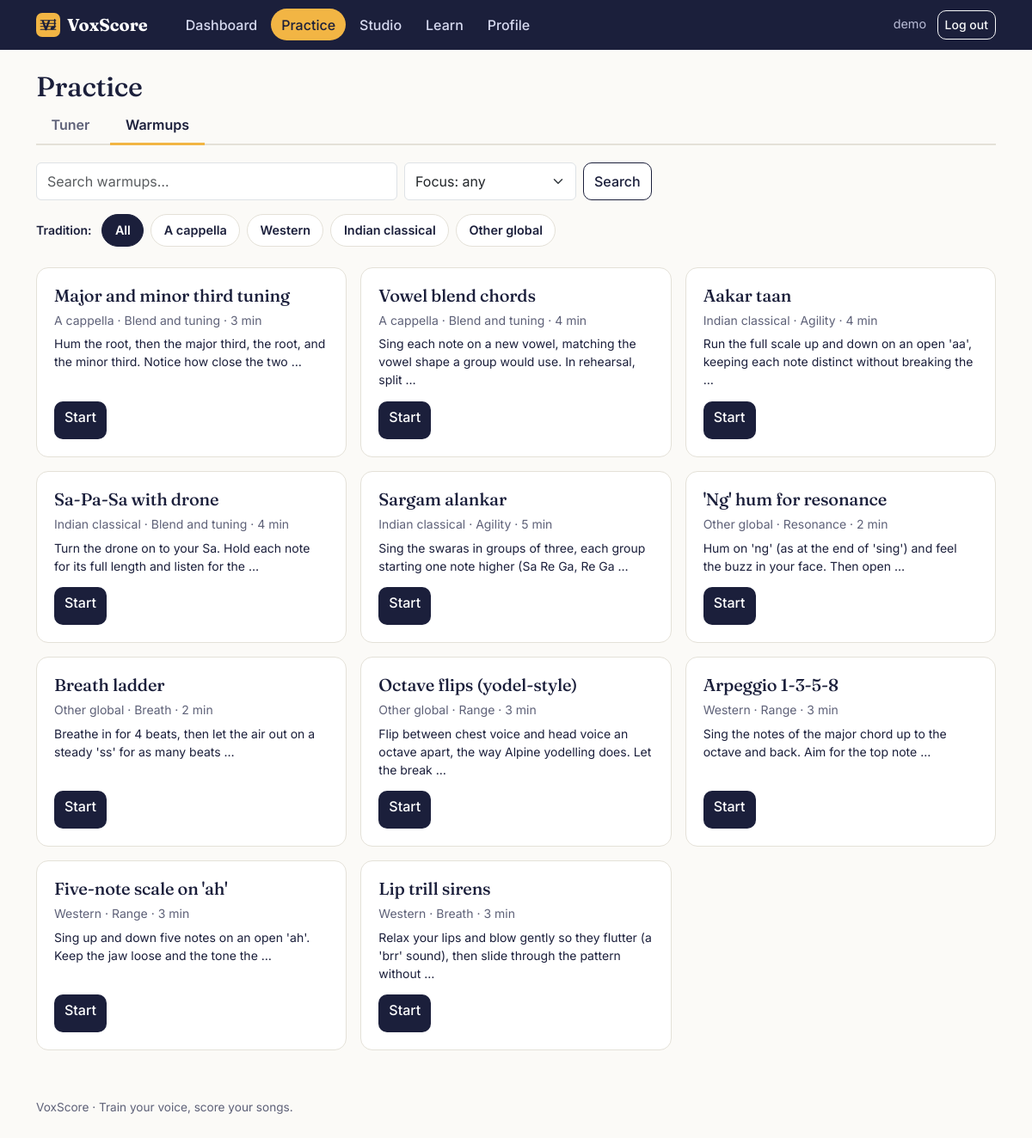
Screenshot of /practice/warmups/ (signed in) with the database file from the repository.
### voxscore/models.py (models this page shows, shortened)
class WarmupExercise(models.Model):
    class Tradition(models.TextChoices):
        ACAPPELLA = "acappella", "A cappella"
        WESTERN = "western", "Western"
        INDIAN = "indian", "Indian classical"
        OTHER = "other", "Other global"
    class Focus(models.TextChoices):
        RANGE = "range", "Range"
        BREATH = "breath", "Breath"
        AGILITY = "agility", "Agility"
        BLEND = "blend", "Blend and tuning"
        RESONANCE = "resonance", "Resonance"
    name = models.CharField(max_length=80)
    slug = models.SlugField(unique=True)
    tradition = models.CharField(max_length=12, choices=Tradition.choices)
    focus = models.CharField(max_length=12, choices=Focus.choices)
    minutes = models.PositiveSmallIntegerField(default=3)
    instructions = models.TextField()
    pattern = models.JSONField(default=list)
    syllables = models.CharField(max_length=200, blank=True)
    default_start = models.PositiveSmallIntegerField(default=60)
    steps = models.PositiveSmallIntegerField(default=5)
    tempo_bpm = models.PositiveSmallIntegerField(default=80)
    class Meta:
        ordering = ["tradition", "name"]
    def get_absolute_url(self):
        return reverse("warmup-session", args=[self.slug])

### voxscore/views.py (the view)
# urls.py: path("practice/warmups/", views.warmup_list, name="warmup-list"),
@login_required
def warmup_list(request):
    exercises = WarmupExercise.objects.all()
    tradition = request.GET.get("tradition", "")
    focus = request.GET.get("focus", "")
    q = request.GET.get("q", "").strip()[:60]
    if tradition in WarmupExercise.Tradition.values:
        exercises = exercises.filter(tradition=tradition)
    if focus in WarmupExercise.Focus.values:
        exercises = exercises.filter(focus=focus)
    if q:
        exercises = exercises.filter(name__icontains=q) | exercises.filter(instructions__icontains=q)
    return render(request, "voxscore/warmup_list.html", {
        "active": "practice", "tab": "warmups",
        "exercises": exercises.distinct(),
        "traditions": WarmupExercise.Tradition.choices,
        "focuses": WarmupExercise.Focus.choices,
        "tradition": tradition, "focus": focus, "q": q,
    })

### templates/voxscore/warmup_list.html (shortened to what this page needs)
{% extends "base.html" %}
{% block content %}
<h1 class="vx-page-title">Practice</h1>
{% include "voxscore/_practice_tabs.html" %}
<form class="d-flex flex-wrap gap-2 mb-3" method="get" role="search">
  <input class="form-control flex-grow-1" style="max-width:420px" id="q" name="q" type="search" value="{{ q }}" placeholder="Search warmups…">
  <select class="form-select" style="max-width:200px" id="focus" name="focus">
    <option value="">Focus: any</option>
  </select>
  <button class="btn btn-outline-vx" type="submit">Search</button>
</form>
<div class="d-flex flex-wrap gap-2 align-items-center mb-4" aria-label="Filter by tradition">
  <span class="small fw-semibold me-1">Tradition:</span>
  <a class="vx-chip" href="?q={{ q|urlencode }}&focus={{ focus }}" {% if not tradition %}aria-current="true"{% endif %}>All</a>
  {% for value, label in traditions %}
    <a class="vx-chip" href="?tradition={{ value }}&q={{ q|urlencode }}&focus={{ focus }}" {% if value == tradition %}aria-current="true"{% endif %}>{{ label }}</a>
  {% endfor %}
</div>
<div class="row g-3">
  {% for ex in exercises %}
    <div class="col-md-6 col-lg-4">
      <div class="vx-card vx-ex-card">
        <h2 class="h5 mb-0">{{ ex.name }}</h2>
        <div class="small vx-sub">{{ ex.get_tradition_display }} · {{ ex.get_focus_display }} · {{ ex.minutes }} min</div>
        <p class="small mb-2">{{ ex.instructions|truncatewords:18 }}</p>
        <a class="btn btn-vx mt-auto align-self-start" href="{{ ex.get_absolute_url }}">Start</a>
      </div>
    </div>
  {% empty %}
    <p class="vx-sub">No warmups match. <a href="{% url 'warmup-list' %}">Clear the filters</a>.</p>
  {% endfor %}
</div>
{% endblock %}

### templates/base.html (shortened to what this page needs)
{% load static %}
<!DOCTYPE html>
<html lang="en">
<head>
  <link rel="stylesheet" href="https://cdn.jsdelivr.net/npm/bootstrap@5.3.2/dist/css/bootstrap.min.css">
  <link rel="stylesheet" href="{% static 'css/voxscore.css' %}">
</head>
<body class="{% block body_class %}{% endblock %}">
<header class="vx-nav">
  <div class="container-xl d-flex align-items-center flex-wrap gap-2">
    <a class="vx-brand" href="{% if user.is_authenticated %}{% url 'dashboard' %}{% else %}{% url 'home' %}{% endif %}">
      <img src="{% static 'img/voxscore-logo.svg' %}" alt="" width="28" height="28">
      <span>VoxScore</span>
    </a>
    {% if user.is_authenticated %}
      <nav class="vx-links" aria-label="Main">
        <a href="{% url 'dashboard' %}" {% if active == 'dashboard' %}aria-current="page"{% endif %}>Dashboard</a>
        <a href="{% url 'tuner' %}" {% if active == 'practice' %}aria-current="page"{% endif %}>Practice</a>
        <a href="{% url 'studio-record' %}" {% if active == 'studio' %}aria-current="page"{% endif %}>Studio</a>
        <a href="{% url 'learn-home' %}" {% if active == 'learn' %}aria-current="page"{% endif %}>Learn</a>
        <a href="{% url 'profile' %}" {% if active == 'profile' %}aria-current="page"{% endif %}>Profile</a>
      </nav>
      <form class="ms-auto" method="post" action="{% url 'logout' %}">
        <span class="vx-user me-2">{{ user.get_username }}</span>
        <button class="btn btn-sm btn-outline-light" type="submit">Log out</button>
      </form>
    {% else %}
      <div class="ms-auto d-flex gap-2">
        <a class="btn btn-sm btn-outline-light" href="{% url 'login' %}">Log in</a>
        <a class="btn btn-sm vx-btn-accent" href="{% url 'signup' %}">Sign up</a>
      </div>
    {% endif %}
  </div>
</header>
<main class="container-xl py-4">
  {% block content %}{% endblock %}
</main>
<footer class="vx-footer">
  <div class="container-xl">VoxScore · Train your voice, score your songs.</div>
</footer>
</body>
</html>

### templates/voxscore/_practice_tabs.html
<nav class="vx-tabs" aria-label="Practice">
  <a href="{% url 'tuner' %}" {% if tab == 'tuner' %}aria-current="page"{% endif %}>Tuner</a>
  <a href="{% url 'warmup-list' %}" {% if tab == 'warmups' %}aria-current="page"{% endif %}>Warmups</a>
</nav>

### static/css/voxscore.css (style rules this page uses)
:root { --vx-ink: #1B1F3B; --vx-ink-2: #2B3160; --vx-accent: #F2B544; --vx-accent-dark: #B97F0B; --vx-paper: #FBFAF7; --vx-card: #FFFFFF; --vx-line: #E4E1D8; --vx-muted: #5E6178; --vx-good: #1E7F5A; --vx-warn: #B5531B; --vx-radius: 14px; --bs-body-font-family: "Inter", system-ui, -apple-system, "Segoe UI", sans-serif; }
body { background: var(--vx-paper); color: var(--vx-ink); }
h1, h2, h3, .vx-display { font-family: "Fraunces", Georgia, serif; letter-spacing: -0.01em; }
a { color: var(--vx-ink-2); }
.vx-nav { background: var(--vx-ink); color: #fff; padding: .65rem 0; position: sticky; top: 0; z-index: 20; }
.vx-brand { display: flex; align-items: center; gap: .5rem; color: #fff; text-decoration: none; font-family: "Fraunces", serif; font-weight: 700; font-size: 1.25rem; margin-right: 1.5rem; }
.vx-links { display: flex; gap: .25rem; flex-wrap: wrap; }
.vx-links a { color: #D7DAF0; text-decoration: none; padding: .4rem .75rem; border-radius: 999px; font-weight: 500; }
.vx-links a[aria-current="page"] { color: var(--vx-ink); background: var(--vx-accent); }
.vx-user { color: #B9BCD6; font-size: .9rem; }
.vx-footer { color: var(--vx-muted); font-size: .85rem; padding: 2rem 0; }
.btn { border-radius: 10px; min-height: 44px; font-weight: 500; }
.btn-sm { min-height: 34px; }
.btn-vx { background: var(--vx-ink); color: #fff; border: 0; }
.btn-outline-vx { border: 1.5px solid var(--vx-ink); color: var(--vx-ink); background: #fff; }
.vx-card { background: var(--vx-card); border: 1px solid var(--vx-line); border-radius: var(--vx-radius); padding: 1.25rem; }
.vx-page-title { font-size: 2rem; margin-bottom: .25rem; }
.vx-sub { color: var(--vx-muted); }
.vx-tabs { display: flex; gap: .4rem; border-bottom: 2px solid var(--vx-line); margin-bottom: 1.25rem; }
.vx-tabs a { padding: .55rem 1.1rem; text-decoration: none; color: var(--vx-muted); font-weight: 600; border-bottom: 3px solid transparent; margin-bottom: -2px; }
.vx-tabs a[aria-current="page"] { color: var(--vx-ink); border-color: var(--vx-accent); }
.vx-chip { border: 1.5px solid var(--vx-line); border-radius: 999px; padding: .35rem .9rem; background: #fff; color: var(--vx-ink); text-decoration: none; font-weight: 600; font-size: .9rem; min-height: 38px; display: inline-flex; align-items: center; }
.vx-chip[aria-current="true"] { background: var(--vx-ink); color: #fff; border-color: var(--vx-ink); }
.vx-ex-card { display: flex; flex-direction: column; gap: .4rem; height: 100%; }

### rows the page displays
WarmupExercise: name "Major and minor third tuning", tradition "A cappella", focus "Blend and tuning", minutes "3", instructions "Hum the root, then the major third, the root, and the minor third. Notice how close the two …"
WarmupExercise: name "Vowel blend chords", tradition "A cappella", focus "Blend and tuning", minutes "4", instructions "Sing each note on a new vowel, matching the vowel shape a group would use. In rehearsal, split …"
WarmupExercise: name "Aakar taan", tradition "Indian classical", focus "Agility", minutes "4", instructions "Run the full scale up and down on an open 'aa', keeping each note distinct without breaking the …"
WarmupExercise: name "Sa-Pa-Sa with drone", tradition "Indian classical", focus "Blend and tuning", minutes "4", instructions "Turn the drone on to your Sa. Hold each note for its full length and listen for the …"
WarmupExercise: name "Sargam alankar", tradition "Indian classical", focus "Agility", minutes "5", instructions "Sing the swaras in groups of three, each group starting one note higher (Sa Re Ga, Re Ga …"
WarmupExercise: name "'Ng' hum for resonance", tradition "Other global", focus "Resonance", minutes "2", instructions "Hum on 'ng' (as at the end of 'sing') and feel the buzz in your face. Then open …"
WarmupExercise: name "Breath ladder", tradition "Other global", focus "Breath", minutes "2", instructions "Breathe in for 4 beats, then let the air out on a steady 'ss' for as many beats …"
WarmupExercise: name "Octave flips (yodel-style)", tradition "Other global", focus "Range", minutes "3", instructions "Flip between chest voice and head voice an octave apart, the way Alpine yodelling does. Let the break …"
WarmupExercise: name "Arpeggio 1-3-5-8", tradition "Western", focus "Range", minutes "3", instructions "Sing the notes of the major chord up to the octave and back. Aim for the top note …"
WarmupExercise: name "Five-note scale on 'ah'", tradition "Western", focus "Range", minutes "3", instructions "Sing up and down five notes on an open 'ah'. Keep the jaw loose and the tone the …"
WarmupExercise: name "Lip trill sirens", tradition "Western", focus "Breath", minutes "3", instructions "Relax your lips and blow gently so they flutter (a 'brr' sound), then slide through the pattern without …"

### other values shown
{{ user.get_username }} "demo"
{{ label }} "A cappella" "Western" "Indian classical" "Other global"
